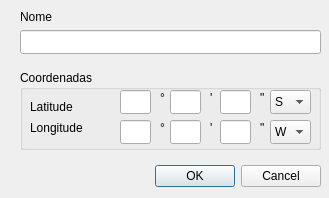
<?xml version="1.0" encoding="UTF-8"?>
<ui version="4.0">
 <class>Dialog</class>
 <widget class="QDialog" name="Dialog">
  <property name="geometry">
   <rect>
    <x>0</x>
    <y>0</y>
    <width>329</width>
    <height>198</height>
   </rect>
  </property>
  <property name="sizePolicy">
   <sizepolicy hsizetype="Fixed" vsizetype="Fixed">
    <horstretch>0</horstretch>
    <verstretch>0</verstretch>
   </sizepolicy>
  </property>
  <property name="windowTitle">
   <string>Dialog</string>
  </property>
  <property name="sizeGripEnabled">
   <bool>false</bool>
  </property>
  <widget class="QDialogButtonBox" name="buttonBox">
   <property name="geometry">
    <rect>
     <x>-20</x>
     <y>160</y>
     <width>341</width>
     <height>32</height>
    </rect>
   </property>
   <property name="orientation">
    <enum>Qt::Horizontal</enum>
   </property>
   <property name="standardButtons">
    <set>QDialogButtonBox::Cancel|QDialogButtonBox::Ok</set>
   </property>
  </widget>
  <widget class="QGroupBox" name="groupBox">
   <property name="geometry">
    <rect>
     <x>20</x>
     <y>70</y>
     <width>301</width>
     <height>80</height>
    </rect>
   </property>
   <property name="title">
    <string>Coordenadas</string>
   </property>
   <widget class="QLineEdit" name="lineEdit">
    <property name="geometry">
     <rect>
      <x>100</x>
      <y>20</y>
      <width>31</width>
      <height>24</height>
     </rect>
    </property>
    <property name="inputMethodHints">
     <set>Qt::ImhDigitsOnly</set>
    </property>
    <property name="maxLength">
     <number>2</number>
    </property>
   </widget>
   <widget class="QLabel" name="label">
    <property name="geometry">
     <rect>
      <x>140</x>
      <y>20</y>
      <width>16</width>
      <height>16</height>
     </rect>
    </property>
    <property name="text">
     <string>°</string>
    </property>
   </widget>
   <widget class="QLineEdit" name="lineEdit_2">
    <property name="geometry">
     <rect>
      <x>150</x>
      <y>20</y>
      <width>31</width>
      <height>24</height>
     </rect>
    </property>
    <property name="inputMethodHints">
     <set>Qt::ImhDigitsOnly</set>
    </property>
    <property name="maxLength">
     <number>2</number>
    </property>
   </widget>
   <widget class="QLineEdit" name="lineEdit_3">
    <property name="geometry">
     <rect>
      <x>200</x>
      <y>20</y>
      <width>31</width>
      <height>24</height>
     </rect>
    </property>
    <property name="inputMethodHints">
     <set>Qt::ImhDigitsOnly</set>
    </property>
    <property name="maxLength">
     <number>2</number>
    </property>
   </widget>
   <widget class="QLabel" name="label_2">
    <property name="geometry">
     <rect>
      <x>190</x>
      <y>20</y>
      <width>16</width>
      <height>16</height>
     </rect>
    </property>
    <property name="text">
     <string>'</string>
    </property>
   </widget>
   <widget class="QLabel" name="label_3">
    <property name="geometry">
     <rect>
      <x>240</x>
      <y>20</y>
      <width>16</width>
      <height>16</height>
     </rect>
    </property>
    <property name="text">
     <string>&quot;</string>
    </property>
   </widget>
   <widget class="QLabel" name="label_4">
    <property name="geometry">
     <rect>
      <x>140</x>
      <y>50</y>
      <width>16</width>
      <height>16</height>
     </rect>
    </property>
    <property name="text">
     <string>°</string>
    </property>
   </widget>
   <widget class="QLabel" name="label_5">
    <property name="geometry">
     <rect>
      <x>240</x>
      <y>50</y>
      <width>16</width>
      <height>16</height>
     </rect>
    </property>
    <property name="text">
     <string>&quot;</string>
    </property>
   </widget>
   <widget class="QLineEdit" name="lineEdit_4">
    <property name="geometry">
     <rect>
      <x>200</x>
      <y>50</y>
      <width>31</width>
      <height>24</height>
     </rect>
    </property>
    <property name="inputMethodHints">
     <set>Qt::ImhDigitsOnly</set>
    </property>
    <property name="maxLength">
     <number>2</number>
    </property>
   </widget>
   <widget class="QLineEdit" name="lineEdit_5">
    <property name="geometry">
     <rect>
      <x>150</x>
      <y>50</y>
      <width>31</width>
      <height>24</height>
     </rect>
    </property>
    <property name="inputMethodHints">
     <set>Qt::ImhDigitsOnly</set>
    </property>
    <property name="maxLength">
     <number>2</number>
    </property>
   </widget>
   <widget class="QLabel" name="label_6">
    <property name="geometry">
     <rect>
      <x>190</x>
      <y>50</y>
      <width>16</width>
      <height>16</height>
     </rect>
    </property>
    <property name="text">
     <string>'</string>
    </property>
   </widget>
   <widget class="QLineEdit" name="lineEdit_6">
    <property name="geometry">
     <rect>
      <x>100</x>
      <y>50</y>
      <width>31</width>
      <height>24</height>
     </rect>
    </property>
    <property name="inputMethodHints">
     <set>Qt::ImhDigitsOnly</set>
    </property>
    <property name="maxLength">
     <number>2</number>
    </property>
   </widget>
   <widget class="QLabel" name="label_lat">
    <property name="geometry">
     <rect>
      <x>10</x>
      <y>30</y>
      <width>57</width>
      <height>14</height>
     </rect>
    </property>
    <property name="text">
     <string>Latitude</string>
    </property>
   </widget>
   <widget class="QLabel" name="label_lon">
    <property name="geometry">
     <rect>
      <x>10</x>
      <y>50</y>
      <width>71</width>
      <height>16</height>
     </rect>
    </property>
    <property name="text">
     <string>Longitude</string>
    </property>
   </widget>
   <widget class="QComboBox" name="comboLat">
    <property name="geometry">
     <rect>
      <x>250</x>
      <y>20</y>
      <width>41</width>
      <height>24</height>
     </rect>
    </property>
    <item>
     <property name="text">
      <string>S</string>
     </property>
    </item>
    <item>
     <property name="text">
      <string>N</string>
     </property>
    </item>
   </widget>
   <widget class="QComboBox" name="comboLon">
    <property name="geometry">
     <rect>
      <x>250</x>
      <y>50</y>
      <width>41</width>
      <height>24</height>
     </rect>
    </property>
    <item>
     <property name="text">
      <string>W</string>
     </property>
    </item>
    <item>
     <property name="text">
      <string>E</string>
     </property>
    </item>
   </widget>
  </widget>
  <widget class="QLabel" name="label_7">
   <property name="geometry">
    <rect>
     <x>20</x>
     <y>10</y>
     <width>57</width>
     <height>14</height>
    </rect>
   </property>
   <property name="text">
    <string>Nome</string>
   </property>
  </widget>
  <widget class="QLineEdit" name="lineEdit_7">
   <property name="geometry">
    <rect>
     <x>20</x>
     <y>30</y>
     <width>301</width>
     <height>24</height>
    </rect>
   </property>
  </widget>
 </widget>
 <tabstops>
  <tabstop>lineEdit_7</tabstop>
  <tabstop>lineEdit</tabstop>
  <tabstop>lineEdit_2</tabstop>
  <tabstop>lineEdit_3</tabstop>
  <tabstop>lineEdit_6</tabstop>
  <tabstop>lineEdit_5</tabstop>
  <tabstop>lineEdit_4</tabstop>
  <tabstop>comboLat</tabstop>
  <tabstop>comboLon</tabstop>
  <tabstop>buttonBox</tabstop>
 </tabstops>
 <resources/>
 <connections>
  <connection>
   <sender>buttonBox</sender>
   <signal>accepted()</signal>
   <receiver>Dialog</receiver>
   <slot>accept()</slot>
   <hints>
    <hint type="sourcelabel">
     <x>248</x>
     <y>254</y>
    </hint>
    <hint type="destinationlabel">
     <x>157</x>
     <y>274</y>
    </hint>
   </hints>
  </connection>
  <connection>
   <sender>buttonBox</sender>
   <signal>rejected()</signal>
   <receiver>Dialog</receiver>
   <slot>reject()</slot>
   <hints>
    <hint type="sourcelabel">
     <x>316</x>
     <y>260</y>
    </hint>
    <hint type="destinationlabel">
     <x>286</x>
     <y>274</y>
    </hint>
   </hints>
  </connection>
 </connections>
</ui>
